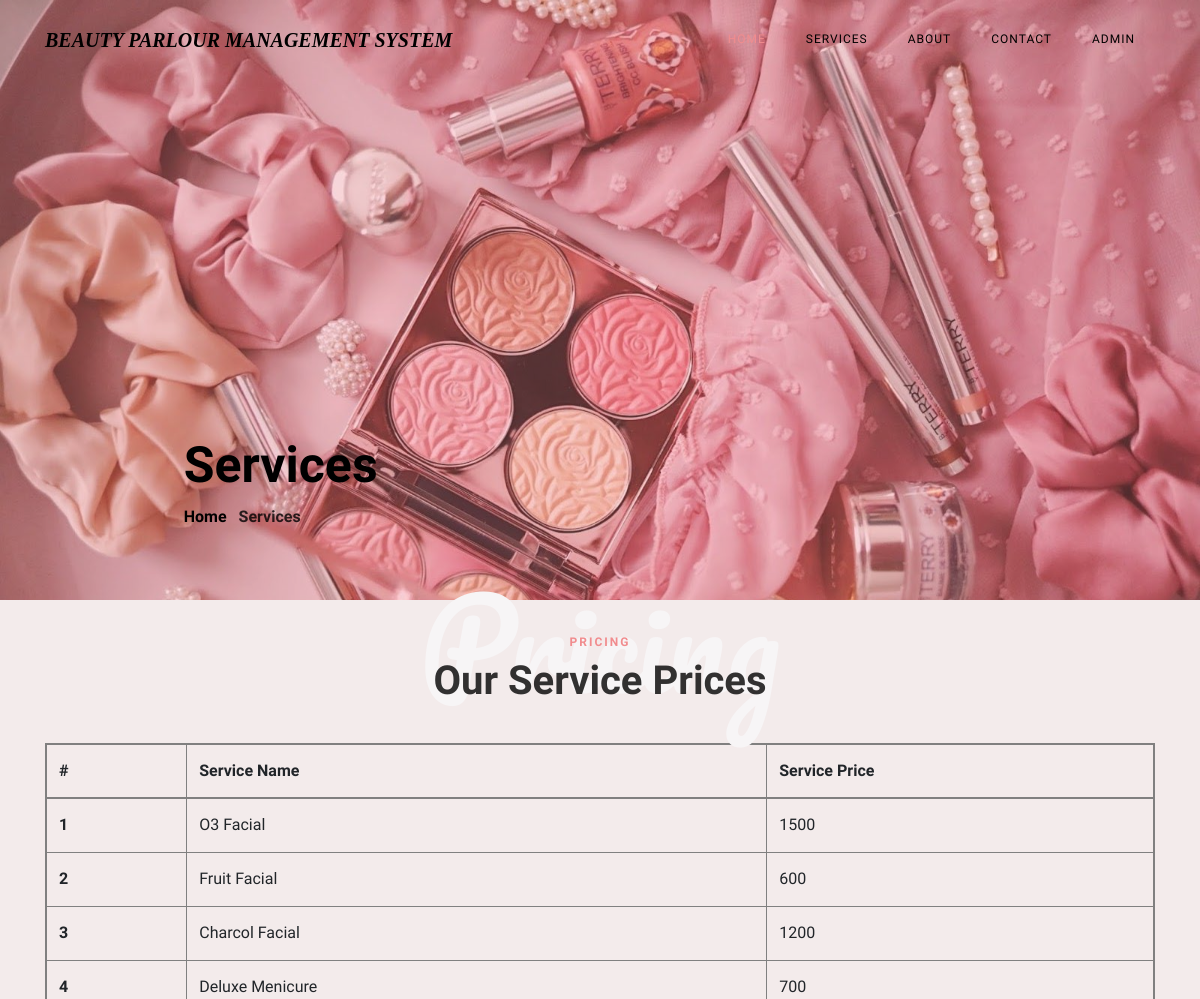
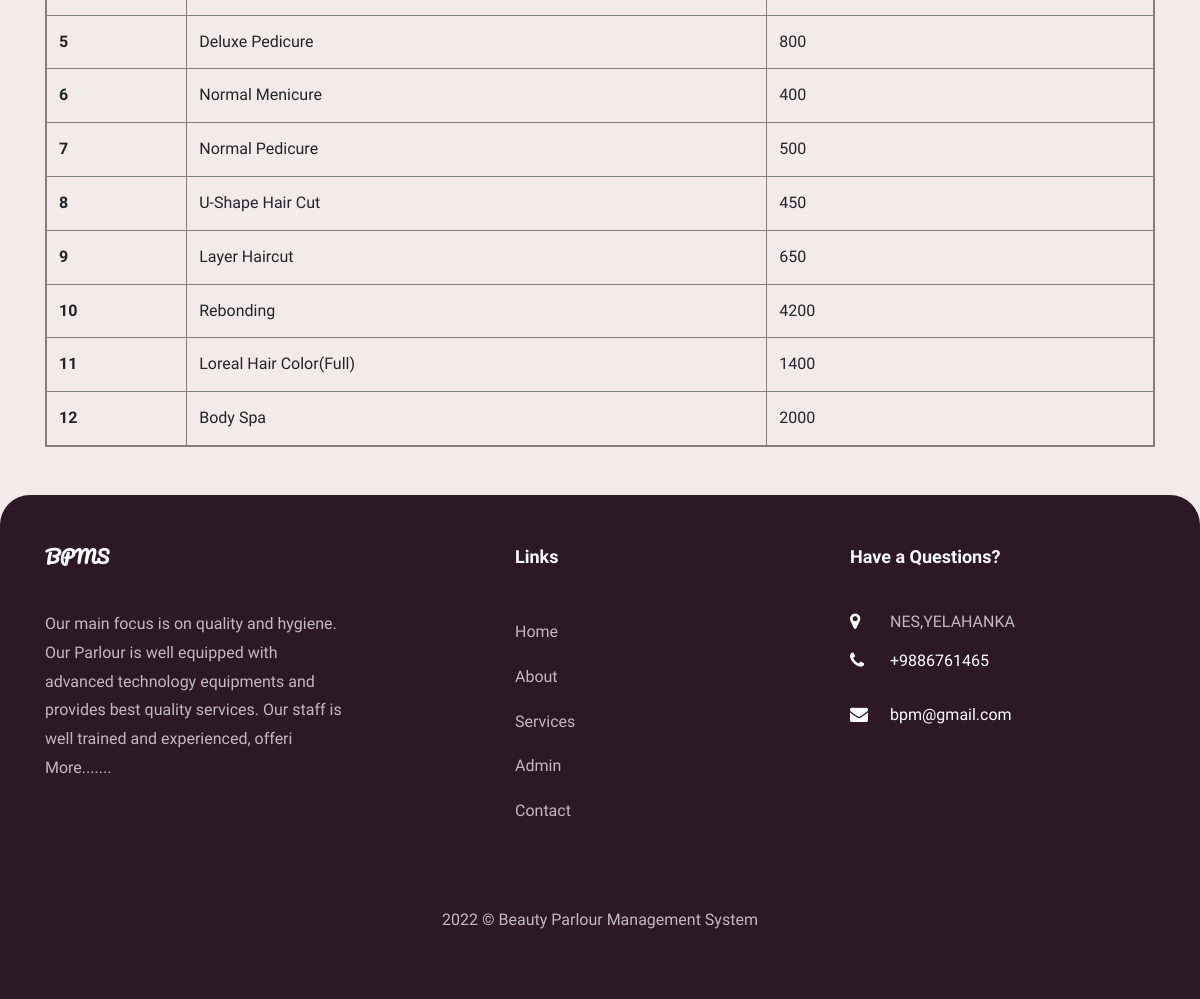
Screenshot of /bpms/services.php with the database file from the repository (2 pictures, top to bottom).
### tables this page shows
CREATE TABLE `tblservices` (
  `ID` int(10) NOT NULL,
  `ServiceName` varchar(200) DEFAULT NULL,
  `Cost` int(10) DEFAULT NULL,
  `CreationDate` timestamp NULL DEFAULT current_timestamp()
);

CREATE TABLE `tblpage` (
  `ID` int(10) NOT NULL,
  `PageType` varchar(200) DEFAULT NULL,
  `PageTitle` mediumtext DEFAULT NULL,
  `PageDescription` mediumtext DEFAULT NULL,
  `Email` varchar(200) DEFAULT NULL,
  `MobileNumber` bigint(10) DEFAULT NULL,
  `UpdationDate` date DEFAULT NULL,
  `Timing` varchar(200) NOT NULL
);

### bpms/services.php (the view, shortened to what this page needs)
<?php
include('includes/dbconnection.php');
  ?>
<!DOCTYPE html>
<html lang="en">
  <head>
    <link rel="stylesheet" href="css/animate.css">
    <link rel="stylesheet" href="css/owl.carousel.min.css">
    <link rel="stylesheet" href="css/bootstrap-datepicker.css">
    <link rel="stylesheet" href="css/jquery.timepicker.css">
    <link rel="stylesheet" href="css/icomoon.css">
    <link rel="stylesheet" href="css/style4.css">
  </head>
  <body>
	  <?php include_once('includes/header.php');?>
    <section class="hero-wrap hero-wrap-2" style="background-image: url('images/MAKEUP3.jpeg');" data-stellar-background-ratio="0.5">
      <div class="overlay"></div>
      <div class="container">
        <div class="row no-gutters slider-text js-fullheight align-items-end justify-content-center">
          <div class="col-md-9 ftco-animate pb-5">
            <h2 class="mb-0 bread">Services</h2>
            <p class="breadcrumbs"><span class="mr-2"><a href="index.php">Home <i class="ion-ios-arrow-forward"></i></a></span> <span>Services <i class="ion-ios-arrow-forward"></i></span></p>
          </div>
        </div>
      </div>
    </section>
    <section class="ftco-section ftco-pricing">
			<div class="container">
				<div class="row justify-content-center pb-3">
          <div class="col-md-10 heading-section text-center ftco-animate">
          	<h1 class="big">Pricing</h1>
          	<span class="subheading">Pricing</span>
            <h2 class="mb-4">Our Service Prices</h2>
          </div>
        </div>
            <table class="table table-bordered"> <thead> <tr> <th>#</th> <th>Service Name</th> <th>Service Price</th> </tr> </thead> <tbody>
<?php
$ret=mysqli_query($con,"select *from  tblservices");
$cnt=1;
while ($row=mysqli_fetch_array($ret)) {
?>
             <tr> <th scope="row"><?php echo $cnt;?></th> <td><?php  echo $row['ServiceName'];?></td> <td><?php  echo $row['Cost'];?></td> </tr>   <?php
$cnt=$cnt+1;
}?></tbody> </table>
			</div>
		</section>
    <?php include_once('includes/footer.php');?>
  </body>
</html>

### bpms/includes/header.php
<nav class="navbar navbar-expand-lg navbar-dark ftco_navbar bg-dark ftco-navbar-light" id="ftco-navbar">
      <div class="container">
        <a class="navbar-brand" href="index.php">BEAUTY PARLOUR MANAGEMENT SYSTEM</a>
        <div class="collapse navbar-collapse" id="ftco-nav">
          <ul class="navbar-nav ml-auto">
            <li class="nav-item active"><a href="index.php" class="nav-link">Home</a></li>
            <li class="nav-item"><a href="services.php" class="nav-link">Services</a></li>
            <li class="nav-item"><a href="about.php" class="nav-link">About</a></li>
            <li class="nav-item"><a href="contact.php" class="nav-link">Contact</a></li>
            <li class="nav-item"><a href="admin/index.php" class="nav-link">Admin</a></li>
          </ul>
        </div>
      </div>
    </nav>

### bpms/includes/footer.php (shortened to what this page needs)
 <?php
include('includes/dbconnection.php');
?>
 <footer class="ftco-footer ftco-section">
      <div class="container">
        <div class="row mb-5">
          <div class="col-md">
            <div class="ftco-footer-widget mb-4">
              <h2 class="ftco-heading-2 logo">BPMS</h2>
              <?php
$ret=mysqli_query($con,"select * from tblpage where PageType='aboutus' ");
while ($row=mysqli_fetch_array($ret)) {
?>
              <p><?php  echo substr($row['PageDescription'],0,200);?> <a href="about.php">More.......</a></p><?php } ?>
            </div>
          </div>
          <div class="col-md" style="padding-left: 150px">
             <div class="ftco-footer-widget mb-4">
              <h2 class="ftco-heading-2">Links</h2>
              <ul class="list-unstyled">
                <li><a href="index.php" class="py-2 d-block">Home</a></li>
                <li><a href="about.php" class="py-2 d-block">About</a></li>
                <li><a href="services.php" class="py-2 d-block">Services</a></li>
                <li><a href="admin/index.php" class="py-2 d-block">Admin</a></li>
                <li><a href="contact.php" class="py-2 d-block">Contact</a></li>
              </ul>
            </div>
          </div>
          <div class="col-md">
            <div class="ftco-footer-widget mb-4">
            	<h2 class="ftco-heading-2">Have a Questions?</h2>
            	<div class="block-23 mb-3">
                <?php
$ret=mysqli_query($con,"select * from tblpage where PageType='contactus' ");
while ($row=mysqli_fetch_array($ret)) {
?>
	              <ul>
	                <li><span class="icon icon-map-marker"></span><span class="text"><?php  echo $row['PageDescription'];?></span></li>
	                <li><a href="#"><span class="icon icon-phone"></span><span class="text">+<?php  echo $row['MobileNumber'];?></span></a></li>
	                <li><a href="#"><span class="icon icon-envelope"></span><span class="text"><?php  echo $row['Email'];?></span></a></li>
	              </ul>
	            </div>
               <?php } ?>
            </div>
          </div>
        </div>
        <div class="row">
          <div class="col-md-12 text-center">
            <p>
  2022 &copy; Beauty Parlour Management System  </p>
          </div>
        </div>
      </div>
    </footer>

### bpms/css/icomoon.css (style rules this page uses)
[class^="icon-"], [class*=" icon-"] { font-family: 'icomoon' !important; speak: none; font-style: normal; font-weight: normal; font-variant: normal; text-transform: none; line-height: 1; -webkit-font-smoothing: antialiased; }
.icon-map-marker:before { content: "\f041"; }
.icon-phone:before { content: "\f095"; }
.icon-envelope:before { content: "\f0e0"; }

### rows the page displays
tblservices: ServiceName "O3 Facial", Cost "1500"
tblservices: ServiceName "Fruit Facial", Cost "600"
tblservices: ServiceName "Charcol Facial", Cost "1200"
tblservices: ServiceName "Deluxe Menicure", Cost "700"
tblservices: ServiceName "Deluxe Pedicure", Cost "800"
tblservices: ServiceName "Normal Menicure", Cost "400"
tblservices: ServiceName "Normal Pedicure", Cost "500"
tblservices: ServiceName "U-Shape Hair Cut", Cost "450"
tblservices: ServiceName "Layer Haircut", Cost "650"
tblservices: ServiceName "Rebonding", Cost "4200"
tblservices: ServiceName "Loreal Hair Color(Full)", Cost "1400"
tblservices: ServiceName "Body Spa", Cost "2000"
tblpage: PageDescription "Our main focus is on quality and hygiene. Our Parlour is well equipped with advanced technology equipments and provides best quality services. Our staff is well trained and experienced, offeri"
tblpage: PageDescription "NES,YELAHANKA", MobileNumber "9886761465", Email "bpm@gmail.com"
